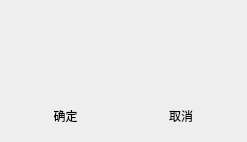
<?xml version="1.0" encoding="UTF-8"?>
<ui version="4.0">
 <class>ChoiceDialog</class>
 <widget class="QDialog" name="ChoiceDialog">
  <property name="geometry">
   <rect>
    <x>0</x>
    <y>0</y>
    <width>247</width>
    <height>142</height>
   </rect>
  </property>
  <property name="windowTitle">
   <string>Dialog</string>
  </property>
  <layout class="QGridLayout" name="gridLayout">
   <item row="0" column="0" colspan="2">
    <widget class="AutoClearTextEdit" name="textEdit_notice">
     <property name="contextMenuPolicy">
      <enum>Qt::ContextMenuPolicy::NoContextMenu</enum>
     </property>
     <property name="styleSheet">
      <string notr="true">border:none;
font: 12pt &quot;Microsoft YaHei UI&quot;;
padding:5px;
background:transparent;</string>
     </property>
    </widget>
   </item>
   <item row="1" column="0">
    <widget class="QPushButton" name="but_no">
     <property name="sizePolicy">
      <sizepolicy hsizetype="Minimum" vsizetype="Fixed">
       <horstretch>0</horstretch>
       <verstretch>0</verstretch>
      </sizepolicy>
     </property>
     <property name="minimumSize">
      <size>
       <width>0</width>
       <height>30</height>
      </size>
     </property>
     <property name="cursor">
      <cursorShape>PointingHandCursor</cursorShape>
     </property>
     <property name="contextMenuPolicy">
      <enum>Qt::ContextMenuPolicy::NoContextMenu</enum>
     </property>
     <property name="styleSheet">
      <string notr="true">QPushButton {
    font: 13pt 'Microsoft YaHei UI';
    background-color: rgb(238, 238, 238);
    color: black;
    border:none;
    border-radius: 5px;
}
QPushButton:hover {
    background-color: rgb(225, 225, 225);
    color: red;
    border-radius: 5px;
}
QPushButton:pressed {
    background-color: rgb(206, 206, 206);
    color: red;
    border-radius: 5px;
}</string>
     </property>
     <property name="text">
      <string>确定</string>
     </property>
    </widget>
   </item>
   <item row="1" column="1">
    <widget class="QPushButton" name="but_yes">
     <property name="sizePolicy">
      <sizepolicy hsizetype="Minimum" vsizetype="Fixed">
       <horstretch>0</horstretch>
       <verstretch>0</verstretch>
      </sizepolicy>
     </property>
     <property name="minimumSize">
      <size>
       <width>0</width>
       <height>30</height>
      </size>
     </property>
     <property name="cursor">
      <cursorShape>PointingHandCursor</cursorShape>
     </property>
     <property name="contextMenuPolicy">
      <enum>Qt::ContextMenuPolicy::NoContextMenu</enum>
     </property>
     <property name="styleSheet">
      <string notr="true">QPushButton {
    font: 13pt 'Microsoft YaHei UI';
    background-color: rgb(238, 238, 238);
    color: black;
    border:none;
    border-radius: 5px;
}
QPushButton:hover {
    background-color: rgb(225, 225, 225);
    color: black;
    border-radius: 5px;
}
QPushButton:pressed {
    background-color: rgb(206, 206, 206);
    color: black;
    border-radius: 5px;
}</string>
     </property>
     <property name="text">
      <string>取消</string>
     </property>
    </widget>
   </item>
  </layout>
 </widget>
 <customwidgets>
  <customwidget>
   <class>AutoClearTextEdit</class>
   <extends>QTextEdit</extends>
   <header location="global">autocleartextedit.h</header>
  </customwidget>
 </customwidgets>
 <resources/>
 <connections/>
</ui>
